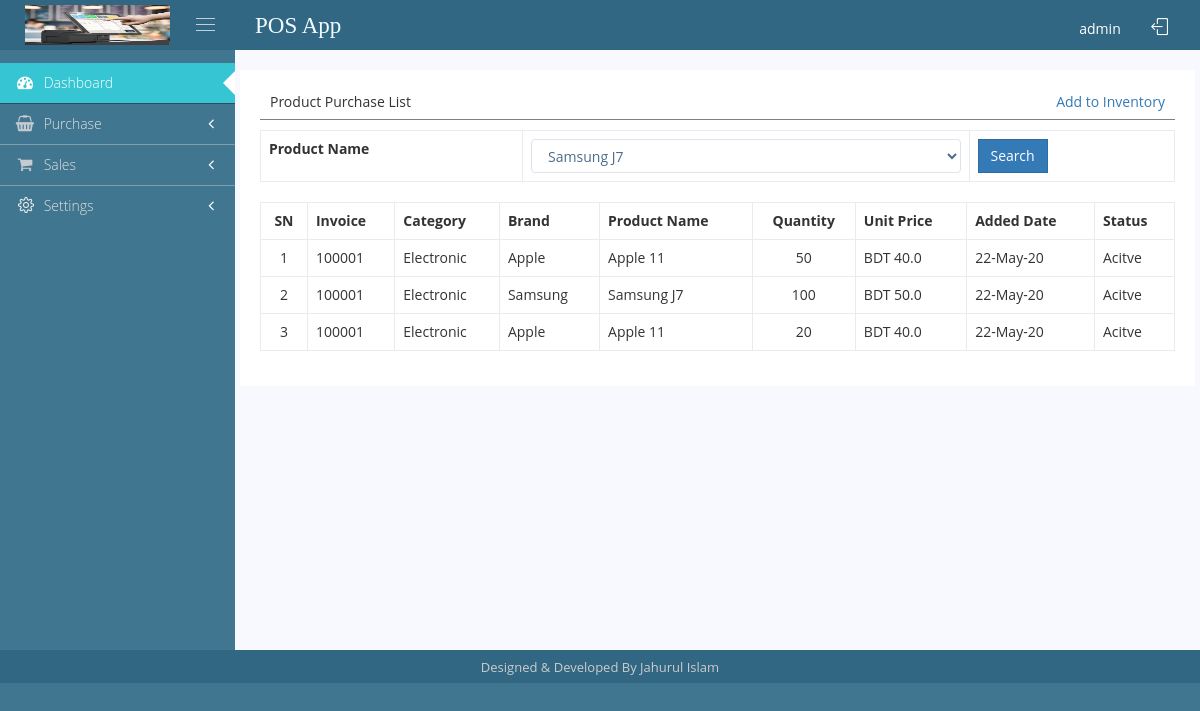
Before: /purchase-list/ (signed in) with the older database file.
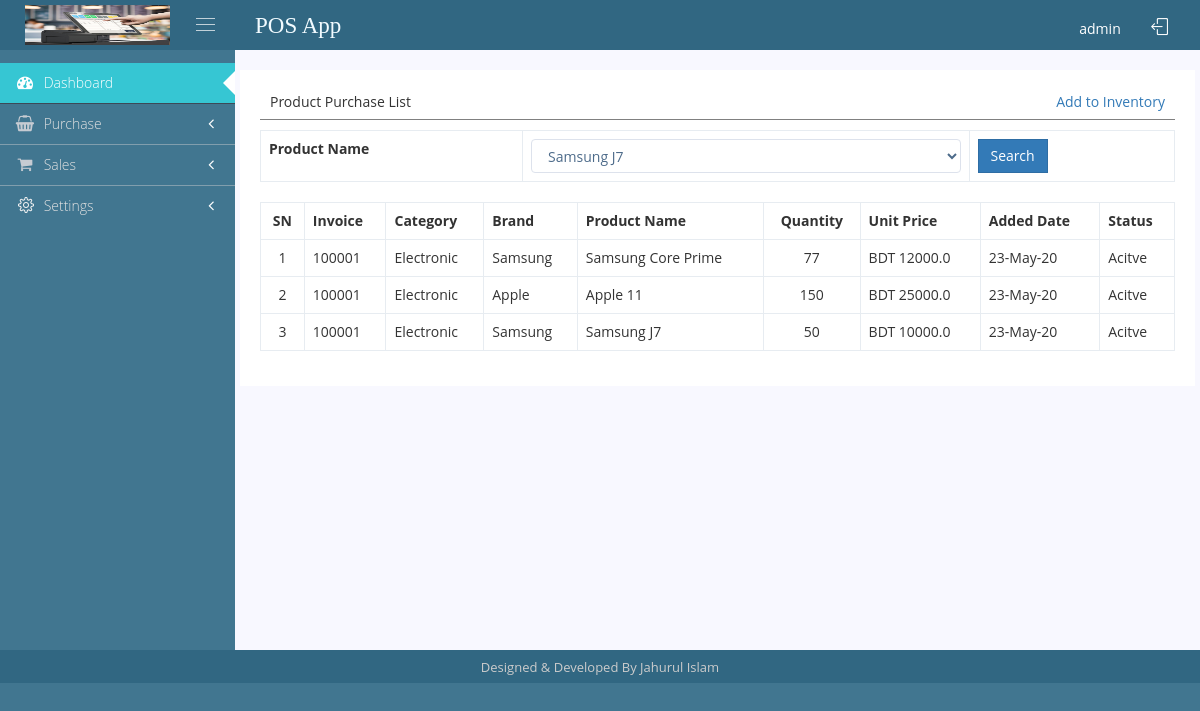
After: the same page with the newer database file.
### posapp/models.py (models this page shows, shortened)
class PurchaseInfo(models.Model):
    purchase_invo   = models.IntegerField(default=0)
    product_cat     = models.ForeignKey(ProductCategory, on_delete=models.CASCADE)
    product_brand   = models.ForeignKey(ProductBrand, on_delete=models.CASCADE)
    product_name    = models.ForeignKey(ProductInfo, on_delete=models.CASCADE)
    quantity        = models.IntegerField(default=0)
    unit_price      = models.FloatField(default=0)
    sales_price     = models.FloatField(default=0)
    purchase_date   = models.DateTimeField(auto_now_add=False)
    added_by        = models.ForeignKey(UserList, on_delete=models.CASCADE)
    added_date      = models.DateTimeField(auto_now_add=True)
    status          = models.BooleanField(default=True)

class ProductCategory(models.Model):
    cat_name        = models.CharField(max_length=150, unique=True)
    added_date      = models.DateTimeField(auto_now_add=True)
    status          = models.BooleanField(default=True)
    def __str__(self):
        return self.cat_name

class ProductBrand(models.Model):
    brand_name      = models.CharField(max_length=150, unique=True)
    added_date      = models.DateTimeField(auto_now_add=True)
    status          = models.BooleanField(default=True)
    def __str__(self):
        return self.brand_name

class ProductInfo(models.Model):
    product_cat     = models.ForeignKey(ProductCategory, on_delete=models.CASCADE)
    product_brand   = models.ForeignKey(ProductBrand, on_delete=models.CASCADE)
    product_name    = models.CharField(max_length=200, unique=True)
    added_date      = models.DateTimeField(auto_now_add=True)
    status          = models.BooleanField(default=True)
    def __str__(self):
        return self.product_name

### posapp/views.py (the view, shortened to what this page needs)
# urls.py: path('purchase-list/', views.purchase_list, name="purchase_list"),
def purchase_list(request):
    if request.session["userid"]:
        if request.method == "GET":
            purchase_list = models.PurchaseInfo.objects.order_by("-purchase_invo")
            product_list  = models.ProductInfo.objects.filter(status=True)
            context = {
                "purchase_list": purchase_list,
                "product_list": product_list,
            }
            return render(request, "posapp/common/purchase_list.html", context)
    else:
        return redirect("user_logout")

### posapp/templates/posapp/common/purchase_list.html (shortened to what this page needs)
{% extends 'posapp/common/base.html' %}
{% load static %}
{% load custom_tags %}
{% block content %}
<div class="portlet-body form">
    <div class="row">
        <div class="portlet light">
            <div class="page_header">
                <div class="page_header_left">Product Purchase List</div>
                <div class="page_header_right">
                    <a href="/inventory/">Add to Inventory</a>
                </div>
            </div>
            <form method="POST">{% csrf_token %}
                <table class="table table-bordered">
                    <tr>
                        <th>Product Name</th>
                        <td>
                            <select name="product_name" class="form-control">
                                {% for data in product_list %}
                                    <option value="{{ data.pk }}" {% if data.pk == product_name %} selected {% endif %}> {{ data.product_name }} </option>
                                {% endfor %}
                            </select>
                        </td>
                        <td><input type="submit" value="Search" class="btn btn-primary"/></td>
                    </tr>
                </table>
            </form>
            <table class="table table-bordered">
                <tr>
                    <th class="text-center">SN</th>
                    <th>Invoice</th>
                    <th>Category</th>
                    <th>Brand</th>
                    <th>Product Name</th>
                    <th class="text-center">Quantity</th>
                    <th>Unit Price</th>
                    <th>Added Date</th>
                    <th>Status</th>
                </tr>
                {% for data in purchase_list %}
                    <tr>
                        <td class="text-center">{{ forloop.counter }}</td>
                        <td>{{ data.purchase_invo }}</td>
                        <td>{{ data.product_cat }}</td>
                        <td>{{ data.product_brand }}</td>
                        <td>{{ data.product_name }}</td>
                        <td class="text-center">{{ data.quantity }}</td>
                        <td>
                            {% if request.session.user_country == "USA" %}
                                ${{ data.unit_price|bdt_to_usd }}
                            {% else %}
                                BDT {{ data.unit_price }}
                            {% endif %}
                        </td>
                        <td>{{ data.added_date|date:"d-M-y" }}</td>
                        <td> {% if data.status %} Acitve {% else %} Inactive {% endif %} </td>
                    </tr>
                {% endfor %}
            </table>
        </div>
    </div>
</div>
{% endblock %}

### posapp/templates/posapp/common/base.html (shortened to what this page needs)
<!DOCTYPE html>
<html lang="en">
    <head>
        {% load static %}
        {% load mathfilters %}
        <link href="{% static 'posapp/simple-line-icons/simple-line-icons.min.css' %}" rel="stylesheet" type="text/css" />
        <link href="{% static 'posapp/bootstrap/css/bootstrap.min.css' %}" rel="stylesheet" type="text/css" />
        <link href="{% static 'posapp/bootstrap/css/font-awesome.min.css' %}" rel="stylesheet" type="text/css" />
        <link href="{% static 'posapp/bootstrap/css/components.min.css' %}" rel="stylesheet" id="style_components" type="text/css" />
        <link href="{% static 'posapp/bootstrap/css/layout.min.css' %}" rel="stylesheet" type="text/css" />
        <link href="{% static 'posapp/bootstrap/css/darkblue.min.css' %}" rel="stylesheet" type="text/css" id="style_color" />
        <link href="{% static 'posapp/bootstrap/css/main.css' %}" rel="stylesheet" type="text/css" id="style_color" />
        <link href="{% static 'posapp/bootstrap/css/style.css' %}" rel="stylesheet" type="text/css" id="style_color" />
        <link href="{% static 'posapp/bootstrap/css/alertbox.css' %}" rel="stylesheet" type="text/css" />
    </head>
    <body class="page-header-fixed page-sidebar-closed-hide-logo page-content-white">
    {% block body %}
        <div class="page-wrapper">
            <div class="page-header navbar navbar-fixed-top">
                <div class="page-header-inner ">
                    <div class="page-logo">
                        <a href="/dashboard/">
                            <img src="/static/posapp/images/logo/pos_logo.PNG" alt="Logo Here" class="logo-default"/> </a>
                        <div class="menu-toggler sidebar-toggler">
                            <span></span>
                        </div>
                    </div>
                    <div class="site_header_title">
                        <h3 class="site_title"> POS App </h3>
                    </div>
                    <div class="top-menu">
                        <ul class="nav navbar-nav pull-right">
                            <li class="dropdown dropdown-quick-sidebar-toggler">
                                <a href="/user-profile/" class="dropdown-toggle">
                                    <span style="color:white;"> {{ request.session.user_full_name }} </span>
                                </a>
                            </li>
                            <li class="dropdown dropdown-quick-sidebar-toggler">
                                <a href="/logout/" class="dropdown-toggle">
                                    <i class="icon-logout"></i>
                                </a>
                            </li>
                        </ul>
                    </div>
                </div>
            </div>
            <div class="page-container">
                <div class="page-sidebar-wrapper">
                    <div class="page-sidebar navbar-collapse collapse">
                        <ul class="page-sidebar-menu  page-header-fixed" data-keep-expanded="false" data-auto-scroll="true" data-slide-speed="200">
                            <li class="sidebar-search-wrapper">
                            </li>
                            <li class="nav-item start active open">
                                <a href="/dashboard/" class="nav-link nav-toggle">
                                    <i class="fa fa-dashboard"></i>
                                    <span class="title">Dashboard</span>
                                    <span class="selected"></span>
                                </a>
                            </li>
                            <li class="nav-item">
                                <a href="javascript:;" class="nav-link nav-toggle">
                                    <i class="fa fa-shopping-basket" aria-hidden="true"></i>
                                    <span class="title">Purchase</span>
                                </a>
                            </li>
                            <li class="nav-item">
                                <a href="javascript:;" class="nav-link nav-toggle">
                                    <i class="fa fa-shopping-cart" aria-hidden="true"></i>
                                    <span class="title">Sales</span>
                                </a>
                            </li>
                            <li class="nav-item">
                                <a href="javascript:;" class="nav-link nav-toggle">
                                    <i class="icon-settings"></i>
                                    <span class="title">Settings</span>
                                </a>
                            </li>
                        </ul>
                    </div>
                </div>
                <div class="page-content-wrapper">
                    <div class="page-content" style="background: ghostwhite;">
                        {% block content %}
                        {% endblock %}
                    </div>
                </div>
            </div>
            <div class="page-footer">
                <div class="">
                   <p style="margin:0px;text-align:center;color:#ccc;"> Designed & Developed By Jahurul Islam</p>
                </div>
            </div>
        </div>
{% endblock %}
</body>
</html>

Changed rows visible on the page:
removed PurchaseInfo: purchase_invo "100001", product_cat "Electronic", product_brand "Apple", product_name "Apple 11", quantity "50", unit_price "40.0", added_date "22-May-20", status "Acitve"
removed PurchaseInfo: purchase_invo "100001", product_cat "Electronic", product_brand "Samsung", product_name "Samsung J7", quantity "100", unit_price "50.0", added_date "22-May-20", status "Acitve"
removed PurchaseInfo: purchase_invo "100001", product_cat "Electronic", product_brand "Apple", product_name "Apple 11", quantity "20", unit_price "40.0", added_date "22-May-20", status "Acitve"
added PurchaseInfo: purchase_invo "100001", product_cat "Electronic", product_brand "Samsung", product_name "Samsung Core Prime", quantity "77", unit_price "12000.0", added_date "23-May-20", status "Acitve"
added PurchaseInfo: purchase_invo "100001", product_cat "Electronic", product_brand "Apple", product_name "Apple 11", quantity "150", unit_price "25000.0", added_date "23-May-20", status "Acitve"
added PurchaseInfo: purchase_invo "100001", product_cat "Electronic", product_brand "Samsung", product_name "Samsung J7", quantity "50", unit_price "10000.0", added_date "23-May-20", status "Acitve"
